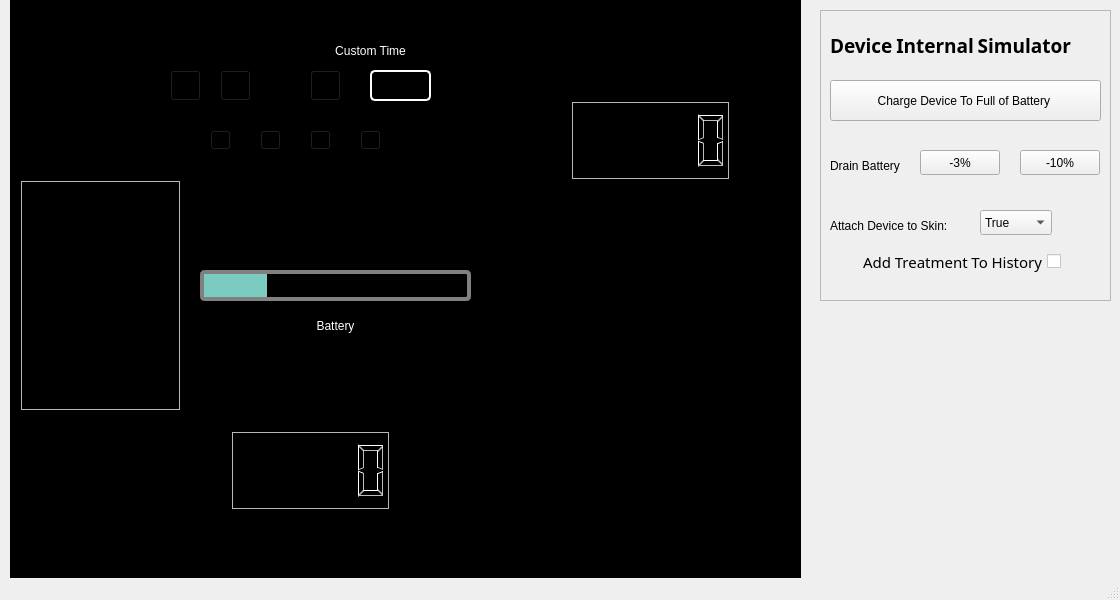
<?xml version="1.0" encoding="UTF-8"?>
<ui version="4.0">
 <class>MainWindow</class>
 <widget class="QMainWindow" name="MainWindow">
  <property name="geometry">
   <rect>
    <x>0</x>
    <y>0</y>
    <width>1120</width>
    <height>600</height>
   </rect>
  </property>
  <property name="windowTitle">
   <string>MainWindow</string>
  </property>
  <widget class="QWidget" name="centralwidget">
   <widget class="QFrame" name="Background">
    <property name="geometry">
     <rect>
      <x>10</x>
      <y>0</y>
      <width>791</width>
      <height>600</height>
     </rect>
    </property>
    <property name="styleSheet">
     <string notr="true">background-color: rgb(0, 0, 0);</string>
    </property>
    <property name="frameShape">
     <enum>QFrame::StyledPanel</enum>
    </property>
    <property name="frameShadow">
     <enum>QFrame::Raised</enum>
    </property>
    <widget class="QPushButton" name="onButton">
     <property name="geometry">
      <rect>
       <x>490</x>
       <y>470</y>
       <width>71</width>
       <height>68</height>
      </rect>
     </property>
     <property name="styleSheet">
      <string notr="true">#onButton{
	background-color: transparent;
	border-image: url(:/pngs/onButton.png);
	background: none;
	border: none;
	background-repeat: none;
}
onButton:pressed{
	border-left: 1px solid rgb(110,144,76);
}</string>
     </property>
     <property name="text">
      <string/>
     </property>
    </widget>
    <widget class="QLabel" name="canada">
     <property name="geometry">
      <rect>
       <x>630</x>
       <y>480</y>
       <width>161</width>
       <height>51</height>
      </rect>
     </property>
     <property name="styleSheet">
      <string notr="true">#canada
{
	background-color: transparent;
	background: none;
	border-image: url(:/pngs/canada.png);
	border: none;
	background-repeat: none;
}</string>
     </property>
     <property name="text">
      <string/>
     </property>
    </widget>
    <widget class="QLabel" name="onLight">
     <property name="geometry">
      <rect>
       <x>510</x>
       <y>460</y>
       <width>35</width>
       <height>18</height>
      </rect>
     </property>
     <property name="styleSheet">
      <string notr="true">#onLight{
	background-color: transparent;
	border-image: url(:/pngs/onLight.png);
	background: none;
	border: none;
	background-repeat: none;
}
onButton:pressed{
	border-left: 1px solid rgb(110,144,76);
}</string>
     </property>
     <property name="text">
      <string/>
     </property>
    </widget>
    <widget class="QLabel" name="mindAlive">
     <property name="geometry">
      <rect>
       <x>610</x>
       <y>20</y>
       <width>181</width>
       <height>41</height>
      </rect>
     </property>
     <property name="styleSheet">
      <string notr="true">#mindAlive
{
	background-color: transparent;
	background: none;
	border-image: url(:/pngs/mindAlive.png);
	border: none;
	background-repeat: none;
}</string>
     </property>
     <property name="text">
      <string/>
     </property>
    </widget>
    <widget class="QLabel" name="topRight1">
     <property name="geometry">
      <rect>
       <x>460</x>
       <y>30</y>
       <width>41</width>
       <height>21</height>
      </rect>
     </property>
     <property name="styleSheet">
      <string notr="true">#topRight1
{
	background-color: transparent;
	background: none;
	border-image: url(:/pngs/topRight1.png);
	border: none;
	background-repeat: none;
}</string>
     </property>
     <property name="text">
      <string/>
     </property>
    </widget>
    <widget class="QPushButton" name="downButton">
     <property name="geometry">
      <rect>
       <x>400</x>
       <y>480</y>
       <width>61</width>
       <height>51</height>
      </rect>
     </property>
     <property name="styleSheet">
      <string notr="true">#downButton{
	background-color: transparent;
	border-image: url(:/pngs/downButton.png);
	background: none;
	border: none;
	background-repeat: none;
}
downButton:pressed{
	border-left: 1px solid rgb(110,144,76);
}</string>
     </property>
     <property name="text">
      <string/>
     </property>
    </widget>
    <widget class="QLabel" name="oasisPro">
     <property name="geometry">
      <rect>
       <x>480</x>
       <y>200</y>
       <width>301</width>
       <height>181</height>
      </rect>
     </property>
     <property name="styleSheet">
      <string notr="true">#oasisPro
{
	background-color: transparent;
	background: none;
	border-image: url(:/pngs/oasisPro.png);
	border: none;
	background-repeat: none;
}</string>
     </property>
     <property name="text">
      <string/>
     </property>
     <property name="pixmap">
      <pixmap>../../../V_Code/pngs/oasisPro.png</pixmap>
     </property>
    </widget>
    <widget class="QLabel" name="topRight2">
     <property name="geometry">
      <rect>
       <x>510</x>
       <y>30</y>
       <width>41</width>
       <height>20</height>
      </rect>
     </property>
     <property name="styleSheet">
      <string notr="true">#topRight2{
	background-color: transparent;
	border-image: url(:/pngs/topRight2.png);
	background: none;
	border: none;
	background-repeat: none;
}
onButton:pressed{
	border-left: 1px solid rgb(110,144,76);
}</string>
     </property>
     <property name="text">
      <string/>
     </property>
    </widget>
    <widget class="QLabel" name="topRight3">
     <property name="geometry">
      <rect>
       <x>460</x>
       <y>60</y>
       <width>41</width>
       <height>20</height>
      </rect>
     </property>
     <property name="styleSheet">
      <string notr="true">#topRight3{
	background-color: transparent;
	border-image: url(:/pngs/topRight3.png);
	background: none;
	border: none;
	background-repeat: none;
}
onButton:pressed{
	border-left: 1px solid rgb(110,144,76);
}</string>
     </property>
     <property name="text">
      <string/>
     </property>
    </widget>
    <widget class="QLabel" name="topRight4">
     <property name="geometry">
      <rect>
       <x>510</x>
       <y>60</y>
       <width>41</width>
       <height>20</height>
      </rect>
     </property>
     <property name="styleSheet">
      <string notr="true">#topRight4{
	background-color: transparent;
	border-image: url(:/pngs/topRight4.png);
	background: none;
	border: none;
	background-repeat: none;
}
onButton:pressed{
	border-left: 1px solid rgb(110,144,76);
}</string>
     </property>
     <property name="text">
      <string/>
     </property>
    </widget>
    <widget class="QLabel" name="topLeft">
     <property name="geometry">
      <rect>
       <x>20</x>
       <y>50</y>
       <width>31</width>
       <height>31</height>
      </rect>
     </property>
     <property name="styleSheet">
      <string notr="true">#topLeft{
	background-color: transparent;
	border-image: url(:/pngs/topLeft.png);
	background: none;
	border: none;
	background-repeat: none;
}
onButton:pressed{
	border-left: 1px solid rgb(110,144,76);
}</string>
     </property>
     <property name="text">
      <string/>
     </property>
    </widget>
    <widget class="QLabel" name="tDCS">
     <property name="geometry">
      <rect>
       <x>290</x>
       <y>210</y>
       <width>61</width>
       <height>21</height>
      </rect>
     </property>
     <property name="styleSheet">
      <string notr="true">#tDCS{
	background-color: transparent;
	border-image: url(:/pngs/tDCS.png);
	background: none;
	border: none;
	background-repeat: none;
}
onButton:pressed{
	border-left: 1px solid rgb(110,144,76);
}</string>
     </property>
     <property name="text">
      <string/>
     </property>
    </widget>
    <widget class="QPushButton" name="upButton">
     <property name="geometry">
      <rect>
       <x>400</x>
       <y>410</y>
       <width>61</width>
       <height>51</height>
      </rect>
     </property>
     <property name="styleSheet">
      <string notr="true">#upButton{
	background-color: transparent;
	border-image: url(:/pngs/upButton.png);
	background: none;
	border: none;
	background-repeat: none;
}
downButton:pressed{
	border-left: 1px solid rgb(110,144,76);
}</string>
     </property>
     <property name="text">
      <string/>
     </property>
    </widget>
    <widget class="QLabel" name="INT">
     <property name="geometry">
      <rect>
       <x>400</x>
       <y>360</y>
       <width>61</width>
       <height>31</height>
      </rect>
     </property>
     <property name="styleSheet">
      <string notr="true">#INT{
	background-color: transparent;
	border-image: url(:/pngs/INT.png);
	background: none;
	border: none;
	background-repeat: none;
}
onButton:pressed{
	border-left: 1px solid rgb(110,144,76);
}</string>
     </property>
     <property name="text">
      <string/>
     </property>
    </widget>
    <widget class="QPushButton" name="checkButton">
     <property name="geometry">
      <rect>
       <x>70</x>
       <y>490</y>
       <width>61</width>
       <height>51</height>
      </rect>
     </property>
     <property name="styleSheet">
      <string notr="true">#checkButton{
	background-color: transparent;
	border-image: url(:/pngs/checkButton.png);
	background: none;
	border: none;
	background-repeat: none;
}
downButton:pressed{
	border-left: 1px solid rgb(110,144,76);
}</string>
     </property>
     <property name="text">
      <string/>
     </property>
    </widget>
    <widget class="QLabel" name="bottomLeft">
     <property name="geometry">
      <rect>
       <x>10</x>
       <y>450</y>
       <width>41</width>
       <height>31</height>
      </rect>
     </property>
     <property name="styleSheet">
      <string notr="true">#bottomLeft{
	background-color: transparent;
	border-image: url(:/pngs/bottomLeft.png);
	background: none;
	border: none;
	background-repeat: none;
}
onButton:pressed{
	border-left: 1px solid rgb(110,144,76);
}</string>
     </property>
     <property name="text">
      <string/>
     </property>
    </widget>
    <widget class="QLCDNumber" name="lcdNumber">
     <property name="enabled">
      <bool>false</bool>
     </property>
     <property name="geometry">
      <rect>
       <x>560</x>
       <y>100</y>
       <width>161</width>
       <height>81</height>
      </rect>
     </property>
     <property name="font">
      <font>
       <family>Noto Sans Adlam</family>
       <pointsize>16</pointsize>
       <weight>75</weight>
       <bold>true</bold>
      </font>
     </property>
     <property name="frameShape">
      <enum>QFrame::Box</enum>
     </property>
     <property name="lineWidth">
      <number>2</number>
     </property>
     <property name="midLineWidth">
      <number>1</number>
     </property>
     <property name="smallDecimalPoint">
      <bool>false</bool>
     </property>
     <property name="segmentStyle">
      <enum>QLCDNumber::Outline</enum>
     </property>
    </widget>
    <widget class="QListWidget" name="historyWidget">
     <property name="geometry">
      <rect>
       <x>10</x>
       <y>180</y>
       <width>161</width>
       <height>231</height>
      </rect>
     </property>
     <property name="frameShape">
      <enum>QFrame::Box</enum>
     </property>
     <property name="frameShadow">
      <enum>QFrame::Sunken</enum>
     </property>
     <property name="midLineWidth">
      <number>1</number>
     </property>
    </widget>
    <widget class="QPushButton" name="alphaButton">
     <property name="geometry">
      <rect>
       <x>200</x>
       <y>130</y>
       <width>21</width>
       <height>20</height>
      </rect>
     </property>
     <property name="styleSheet">
      <string notr="true">border-image: url(:/pngs/topMiddleAlpha.png);</string>
     </property>
     <property name="text">
      <string/>
     </property>
    </widget>
    <widget class="QPushButton" name="betaButton">
     <property name="geometry">
      <rect>
       <x>250</x>
       <y>130</y>
       <width>21</width>
       <height>20</height>
      </rect>
     </property>
     <property name="styleSheet">
      <string notr="true">border-image: url(:/pngs/topMiddleBeta1.png);</string>
     </property>
     <property name="text">
      <string/>
     </property>
    </widget>
    <widget class="QPushButton" name="deltaButton">
     <property name="geometry">
      <rect>
       <x>300</x>
       <y>130</y>
       <width>21</width>
       <height>20</height>
      </rect>
     </property>
     <property name="styleSheet">
      <string notr="true">border-image: url(:/pngs/topMiddleA.png);</string>
     </property>
     <property name="text">
      <string/>
     </property>
    </widget>
    <widget class="QPushButton" name="thetaButton">
     <property name="geometry">
      <rect>
       <x>350</x>
       <y>130</y>
       <width>21</width>
       <height>20</height>
      </rect>
     </property>
     <property name="styleSheet">
      <string notr="true">border-image: url(:/pngs/topMiddleOmega.png);</string>
     </property>
     <property name="text">
      <string/>
     </property>
    </widget>
    <widget class="QPushButton" name="time20Button">
     <property name="geometry">
      <rect>
       <x>160</x>
       <y>70</y>
       <width>31</width>
       <height>31</height>
      </rect>
     </property>
     <property name="styleSheet">
      <string notr="true">border-image: url(:/pngs/topMiddleLess.png);</string>
     </property>
     <property name="text">
      <string/>
     </property>
    </widget>
    <widget class="QPushButton" name="time45Button">
     <property name="geometry">
      <rect>
       <x>210</x>
       <y>70</y>
       <width>31</width>
       <height>31</height>
      </rect>
     </property>
     <property name="styleSheet">
      <string notr="true">border-image: url(:/pngs/topMiddleMore.png);</string>
     </property>
     <property name="text">
      <string/>
     </property>
    </widget>
    <widget class="QLabel" name="customTimeLabel">
     <property name="geometry">
      <rect>
       <x>320</x>
       <y>40</y>
       <width>81</width>
       <height>21</height>
      </rect>
     </property>
     <property name="styleSheet">
      <string notr="true">color: rgb(255, 255, 255);</string>
     </property>
     <property name="text">
      <string>Custom Time</string>
     </property>
     <property name="alignment">
      <set>Qt::AlignCenter</set>
     </property>
    </widget>
    <widget class="QLCDNumber" name="intensityCounter">
     <property name="enabled">
      <bool>false</bool>
     </property>
     <property name="geometry">
      <rect>
       <x>220</x>
       <y>430</y>
       <width>161</width>
       <height>81</height>
      </rect>
     </property>
     <property name="font">
      <font>
       <family>Noto Sans Adlam</family>
       <pointsize>16</pointsize>
       <weight>75</weight>
       <bold>true</bold>
      </font>
     </property>
     <property name="styleSheet">
      <string notr="true">alternate-background-color: rgb(233, 232, 5);</string>
     </property>
     <property name="frameShape">
      <enum>QFrame::Box</enum>
     </property>
     <property name="lineWidth">
      <number>2</number>
     </property>
     <property name="midLineWidth">
      <number>1</number>
     </property>
     <property name="smallDecimalPoint">
      <bool>false</bool>
     </property>
     <property name="segmentStyle">
      <enum>QLCDNumber::Outline</enum>
     </property>
    </widget>
    <widget class="QProgressBar" name="batteryBar">
     <property name="geometry">
      <rect>
       <x>190</x>
       <y>270</y>
       <width>271</width>
       <height>31</height>
      </rect>
     </property>
     <property name="styleSheet">
      <string notr="true">QProgressBar {
     border: 4px solid grey;
     border-radius: 5px;
     background-color: #000000;
 }

 QProgressBar::chunk {
     background-color: #7bcbc0;
 }</string>
     </property>
     <property name="value">
      <number>24</number>
     </property>
     <property name="textVisible">
      <bool>false</bool>
     </property>
     <property name="textDirection">
      <enum>QProgressBar::TopToBottom</enum>
     </property>
    </widget>
    <widget class="QLabel" name="batteryLabel">
     <property name="geometry">
      <rect>
       <x>280</x>
       <y>310</y>
       <width>91</width>
       <height>31</height>
      </rect>
     </property>
     <property name="styleSheet">
      <string notr="true">color: rgb(255, 255, 255);
font: 75 18pt &quot;Noto Sans&quot;;</string>
     </property>
     <property name="text">
      <string>Battery</string>
     </property>
     <property name="alignment">
      <set>Qt::AlignCenter</set>
     </property>
    </widget>
    <widget class="QPushButton" name="customTimeButton">
     <property name="geometry">
      <rect>
       <x>300</x>
       <y>70</y>
       <width>31</width>
       <height>31</height>
      </rect>
     </property>
     <property name="styleSheet">
      <string notr="true">border-image: url(:/pngs/topMiddlePlus.png);</string>
     </property>
     <property name="text">
      <string/>
     </property>
    </widget>
    <widget class="QLineEdit" name="customTimeBox">
     <property name="geometry">
      <rect>
       <x>360</x>
       <y>70</y>
       <width>61</width>
       <height>31</height>
      </rect>
     </property>
     <property name="styleSheet">
      <string notr="true">border: 2px solid white;
border-radius: 5px;
border-color: #fdfdfc;
color: #fdfdfc;</string>
     </property>
     <property name="text">
      <string/>
     </property>
    </widget>
    <widget class="QPushButton" name="historyButton">
     <property name="geometry">
      <rect>
       <x>70</x>
       <y>420</y>
       <width>61</width>
       <height>51</height>
      </rect>
     </property>
     <property name="styleSheet">
      <string notr="true">#historyButton{
	background-color: transparent;
	border-image: url(:/pngs/hButton.png);
	background: none;
	border: none;
	background-repeat: none;
}
downButton:pressed{
	border-left: 1px solid rgb(110,144,76);
}</string>
     </property>
     <property name="text">
      <string/>
     </property>
    </widget>
   </widget>
   <widget class="QFrame" name="Background_2">
    <property name="geometry">
     <rect>
      <x>820</x>
      <y>10</y>
      <width>291</width>
      <height>291</height>
     </rect>
    </property>
    <property name="layoutDirection">
     <enum>Qt::RightToLeft</enum>
    </property>
    <property name="styleSheet">
     <string notr="true"/>
    </property>
    <property name="frameShape">
     <enum>QFrame::StyledPanel</enum>
    </property>
    <property name="frameShadow">
     <enum>QFrame::Raised</enum>
    </property>
    <widget class="QPushButton" name="chargeDeviceButton">
     <property name="geometry">
      <rect>
       <x>10</x>
       <y>70</y>
       <width>271</width>
       <height>41</height>
      </rect>
     </property>
     <property name="text">
      <string>Charge Device To Full of Battery </string>
     </property>
    </widget>
    <widget class="QLabel" name="background2Label">
     <property name="geometry">
      <rect>
       <x>10</x>
       <y>10</y>
       <width>281</width>
       <height>51</height>
      </rect>
     </property>
     <property name="font">
      <font>
       <family>Noto Sans Adlam</family>
       <pointsize>14</pointsize>
       <weight>75</weight>
       <bold>true</bold>
      </font>
     </property>
     <property name="text">
      <string>Device Internal Simulator</string>
     </property>
    </widget>
    <widget class="QLabel" name="drainBatteryLabel">
     <property name="geometry">
      <rect>
       <x>10</x>
       <y>140</y>
       <width>81</width>
       <height>31</height>
      </rect>
     </property>
     <property name="text">
      <string>Drain Battery</string>
     </property>
    </widget>
    <widget class="QPushButton" name="drainBattery1">
     <property name="geometry">
      <rect>
       <x>100</x>
       <y>140</y>
       <width>80</width>
       <height>25</height>
      </rect>
     </property>
     <property name="text">
      <string>-3%</string>
     </property>
    </widget>
    <widget class="QPushButton" name="drainBattery2">
     <property name="geometry">
      <rect>
       <x>200</x>
       <y>140</y>
       <width>80</width>
       <height>25</height>
      </rect>
     </property>
     <property name="text">
      <string>-10%</string>
     </property>
    </widget>
    <widget class="QLabel" name="attachToSkinLabel">
     <property name="geometry">
      <rect>
       <x>10</x>
       <y>200</y>
       <width>141</width>
       <height>31</height>
      </rect>
     </property>
     <property name="layoutDirection">
      <enum>Qt::LeftToRight</enum>
     </property>
     <property name="text">
      <string>Attach Device to Skin:</string>
     </property>
    </widget>
    <widget class="QComboBox" name="contackSkinDropbox">
     <property name="geometry">
      <rect>
       <x>160</x>
       <y>200</y>
       <width>72</width>
       <height>25</height>
      </rect>
     </property>
     <property name="layoutDirection">
      <enum>Qt::LeftToRight</enum>
     </property>
     <item>
      <property name="text">
       <string>True</string>
      </property>
     </item>
     <item>
      <property name="text">
       <string>False</string>
      </property>
     </item>
    </widget>
    <widget class="QCheckBox" name="checkBox">
     <property name="geometry">
      <rect>
       <x>30</x>
       <y>240</y>
       <width>211</width>
       <height>23</height>
      </rect>
     </property>
     <property name="palette">
      <palette>
       <active>
        <colorrole role="Button">
         <brush brushstyle="SolidPattern">
          <color alpha="255">
           <red>255</red>
           <green>255</green>
           <blue>255</blue>
          </color>
         </brush>
        </colorrole>
        <colorrole role="Base">
         <brush brushstyle="SolidPattern">
          <color alpha="255">
           <red>255</red>
           <green>255</green>
           <blue>255</blue>
          </color>
         </brush>
        </colorrole>
        <colorrole role="Window">
         <brush brushstyle="SolidPattern">
          <color alpha="255">
           <red>255</red>
           <green>255</green>
           <blue>255</blue>
          </color>
         </brush>
        </colorrole>
       </active>
       <inactive>
        <colorrole role="Button">
         <brush brushstyle="SolidPattern">
          <color alpha="255">
           <red>255</red>
           <green>255</green>
           <blue>255</blue>
          </color>
         </brush>
        </colorrole>
        <colorrole role="Base">
         <brush brushstyle="SolidPattern">
          <color alpha="255">
           <red>255</red>
           <green>255</green>
           <blue>255</blue>
          </color>
         </brush>
        </colorrole>
        <colorrole role="Window">
         <brush brushstyle="SolidPattern">
          <color alpha="255">
           <red>255</red>
           <green>255</green>
           <blue>255</blue>
          </color>
         </brush>
        </colorrole>
       </inactive>
       <disabled>
        <colorrole role="Button">
         <brush brushstyle="SolidPattern">
          <color alpha="255">
           <red>255</red>
           <green>255</green>
           <blue>255</blue>
          </color>
         </brush>
        </colorrole>
        <colorrole role="Base">
         <brush brushstyle="SolidPattern">
          <color alpha="255">
           <red>255</red>
           <green>255</green>
           <blue>255</blue>
          </color>
         </brush>
        </colorrole>
        <colorrole role="Window">
         <brush brushstyle="SolidPattern">
          <color alpha="255">
           <red>255</red>
           <green>255</green>
           <blue>255</blue>
          </color>
         </brush>
        </colorrole>
       </disabled>
      </palette>
     </property>
     <property name="font">
      <font>
       <family>Noto Sans Adlam</family>
       <pointsize>11</pointsize>
       <weight>50</weight>
       <bold>false</bold>
      </font>
     </property>
     <property name="autoFillBackground">
      <bool>false</bool>
     </property>
     <property name="styleSheet">
      <string notr="true"/>
     </property>
     <property name="text">
      <string>Add Treatment To History</string>
     </property>
     <property name="checked">
      <bool>false</bool>
     </property>
    </widget>
   </widget>
   <zorder>Background_2</zorder>
   <zorder>Background</zorder>
  </widget>
  <widget class="QMenuBar" name="menubar">
   <property name="geometry">
    <rect>
     <x>0</x>
     <y>0</y>
     <width>1120</width>
     <height>22</height>
    </rect>
   </property>
  </widget>
  <widget class="QStatusBar" name="statusbar"/>
 </widget>
 <resources/>
 <connections/>
</ui>
